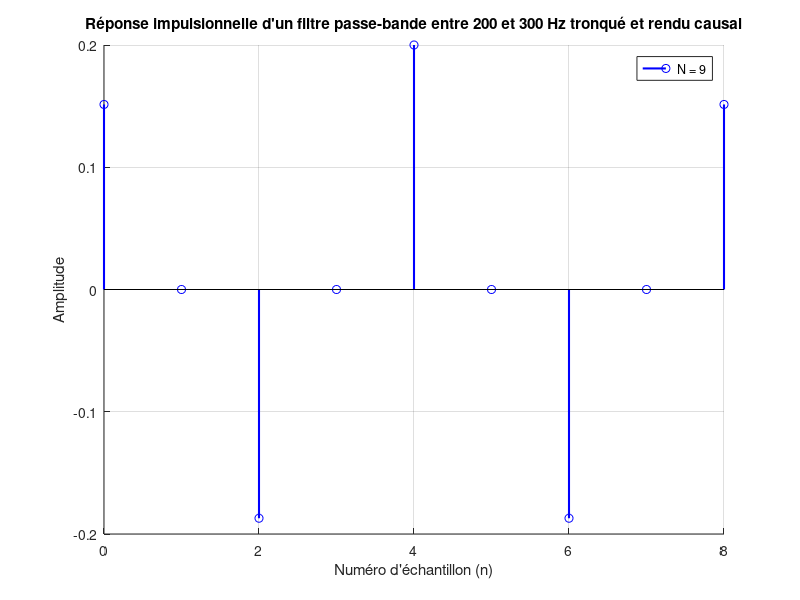
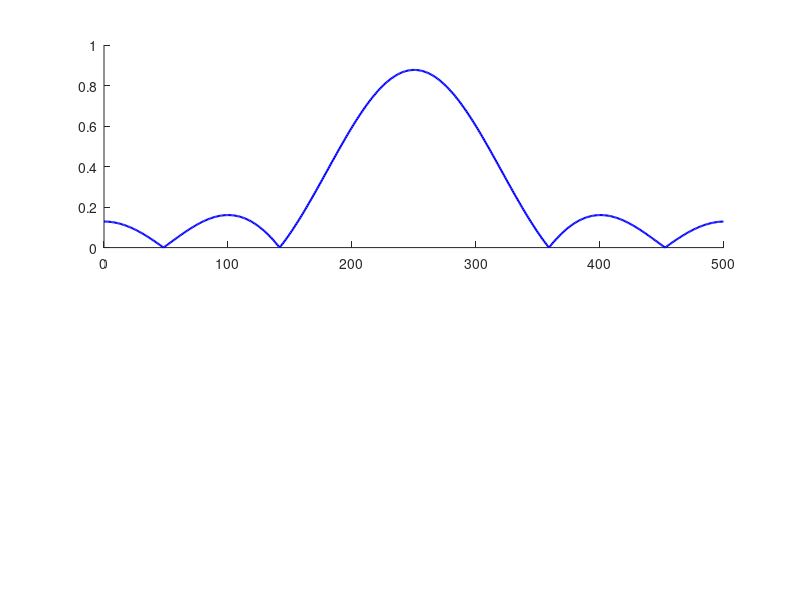

Source code (MATLAB) for these figures, in order: (Note: this script raises an error after producing the figures.)
clc;
clear;
close all;
%pkg load signal; % Pour GNU Octave

%% Paramètres et réponse impulsionnelle

Fe = 1000; % Fréquence d'échantillonnage en Hz
F1 = 200;  % Fréquence de coupure basse en Hz
F2 = 300;  % Fréquence de coupure haute en Hz
N = 9;     % Nombre de coefficients (longueur de la fenêtre de troncature)

n = 0:N-1; % Vecteur des indices des échantillons temporels
retard = (N-1)/2; % Retard appliqué pour rendre le filtre causal

% Calcul de la réponse impulsionnelle causale hhat(n)
hhat = 2*(F2/Fe)*sinc(2*(F2/Fe)*(n - retard)) - 2*(F1/Fe)*sinc(2*(F1/Fe)*(n - retard));

% Tracé de la réponse impulsionnelle
figure(1); clf; hold on;
stem(n, hhat, 'b', 'LineWidth', 1.5, 'DisplayName', ['N = ' num2str(N)]);
legend;
grid on;
title('Réponse impulsionnelle d''un filtre passe-bande entre 200 et 300 Hz tronqué et rendu causal');
xlabel('Numéro d''échantillon (n)');
ylabel('Amplitude');
xlim([0, 8]);
hold off;

%% Réponse fréquentielle et retard de groupe

N_fft = 1024; % Nombre de points
H = fft(hhat, N_fft);
f = linspace(0, Fe, N_fft);

% On ne garde que la première moitié du spectre (critère de Nyquist)
f_demi = f(1:N_fft/2);
H_demi = H(1:N_fft/2);

Gain = abs(H_demi);
Gain_dB = 20*log10(Gain);

% Calcul de la phase et du retard de groupe (en échantillons)
Phase = unwrap(angle(H_demi));
d_omega_norm = 2 * pi * (f_demi(2) - f_demi(1)) / Fe;
Retard_groupe = -diff(Phase) / d_omega_norm;
f_retard = f_demi(1:end-1);

%% Évaluation des performances

Lvmax = max(Gain);
Lv1 = 0.1605; % Niveau de référence pour les lobes secondaires
Lv2 = Lv1;
Niveau_transition = Lvmax / 2;

% Analyse de la montée (avant le centre du filtre à 250 Hz)
indices_montee = find(f_demi < 250);
f_montee = f_demi(indices_montee);
Gain_montee = Gain(indices_montee);

idx_fL1 = find(Gain_montee <= Lv1, 1, 'last');
fL1 = f_montee(idx_fL1);

idx_fR1 = find(Gain_montee >= Niveau_transition, 1, 'first');
fR1 = f_montee(idx_fR1);

% Analyse de la descente (après le centre du filtre à 250 Hz)
indices_descente = find(f_demi >= 250);
f_descente = f_demi(indices_descente);
Gain_descente = Gain(indices_descente);

idx_fL2 = find(Gain_descente <= Niveau_transition, 1, 'first');
fL2 = f_descente(idx_fL2);

idx_fR2 = find(Gain_descente <= Lv2, 1, 'first');
fR2 = f_descente(idx_fR2);

% Calcul des pentes en dB/decade
Gain_dB_fL1 = 20*log10(Gain_montee(idx_fL1));
Gain_dB_fR1 = 20*log10(Gain_montee(idx_fR1));
Gain_dB_fL2 = 20*log10(Gain_descente(idx_fL2));
Gain_dB_fR2 = 20*log10(Gain_descente(idx_fR2));

p1 = (Gain_dB_fR1 - Gain_dB_fL1) / log10(fR1 / fL1);
p2 = (Gain_dB_fR2 - Gain_dB_fL2) / log10(fR2 / fL2);

%% Affichage des graphiques (gain et retard de groupe)
figure(2); clf;

% tracé du gain
subplot(2,1,1); hold on;
plot(f_demi, Gain, 'b', 'LineWidth', 1.5);

% Lignes de repères
yline(Lvmax, 'k--', 'Lvmax', 'LabelHorizontalAlignment', 'left');
yline(Lv1, 'k--', 'Lv1/Lv2', 'LabelHorizontalAlignment', 'left');
xline(fL1, 'k--', 'fL1', 'LabelVerticalAlignment', 'bottom');
xline(fR1, 'k--', 'fR1', 'LabelVerticalAlignment', 'bottom');
xline(fL2, 'k--', 'fL2', 'LabelVerticalAlignment', 'bottom');
xline(fR2, 'k--', 'fR2', 'LabelVerticalAlignment', 'bottom');

grid on;
title('Amplitude');
xlabel('Frequency [Hz]');
ylabel('Amplitude');
xlim([0, Fe/2]);

% Tracé du retard de groupe
subplot(2,1,2); hold on;
plot(f_retard, Retard_groupe, 'b', 'LineWidth', 1.5);
grid on;
title('Retard de groupe');
xlabel('Frequency [Hz]');
ylabel('Retard de groupe (échantillon)');
xlim([0, Fe/2]);
ylim([-2, 10]);
hold off;

%% Affichage des paramètres
disp(['Lvmax = ', num2str(Lvmax)]);
disp(['Lv1 = ', num2str(Lv1), ' ; Lv2 = ', num2str(Lv2)]);
disp(['fL1 = ', num2str(fL1), ' Hz ; fR1 = ', num2str(fR1), ' Hz']);
disp(['fL2 = ', num2str(fL2), ' Hz ; fR2 = ', num2str(fR2), ' Hz']);
disp(['p1 = ', num2str(p1), ' dB/dec.']);
disp(['p2 = ', num2str(p2), ' dB/dec.']);
